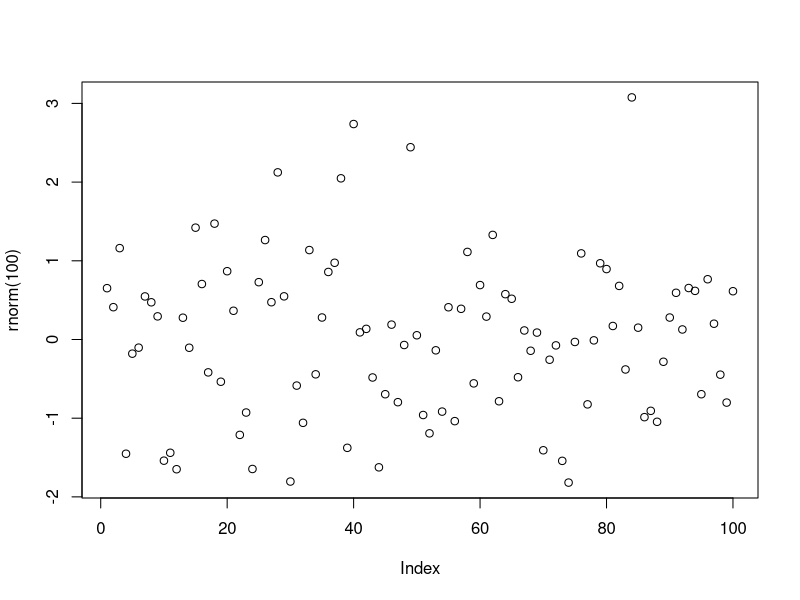

Write the R code that produced this figure.
## ---- chunk 1
knitr::opts_chunk$set(
  collapse = TRUE,
  comment = "#>",
  fig.path = "man/figures/README-",
  out.width = "100%"
)
## ---- chunk 2
plot(rnorm(100))
